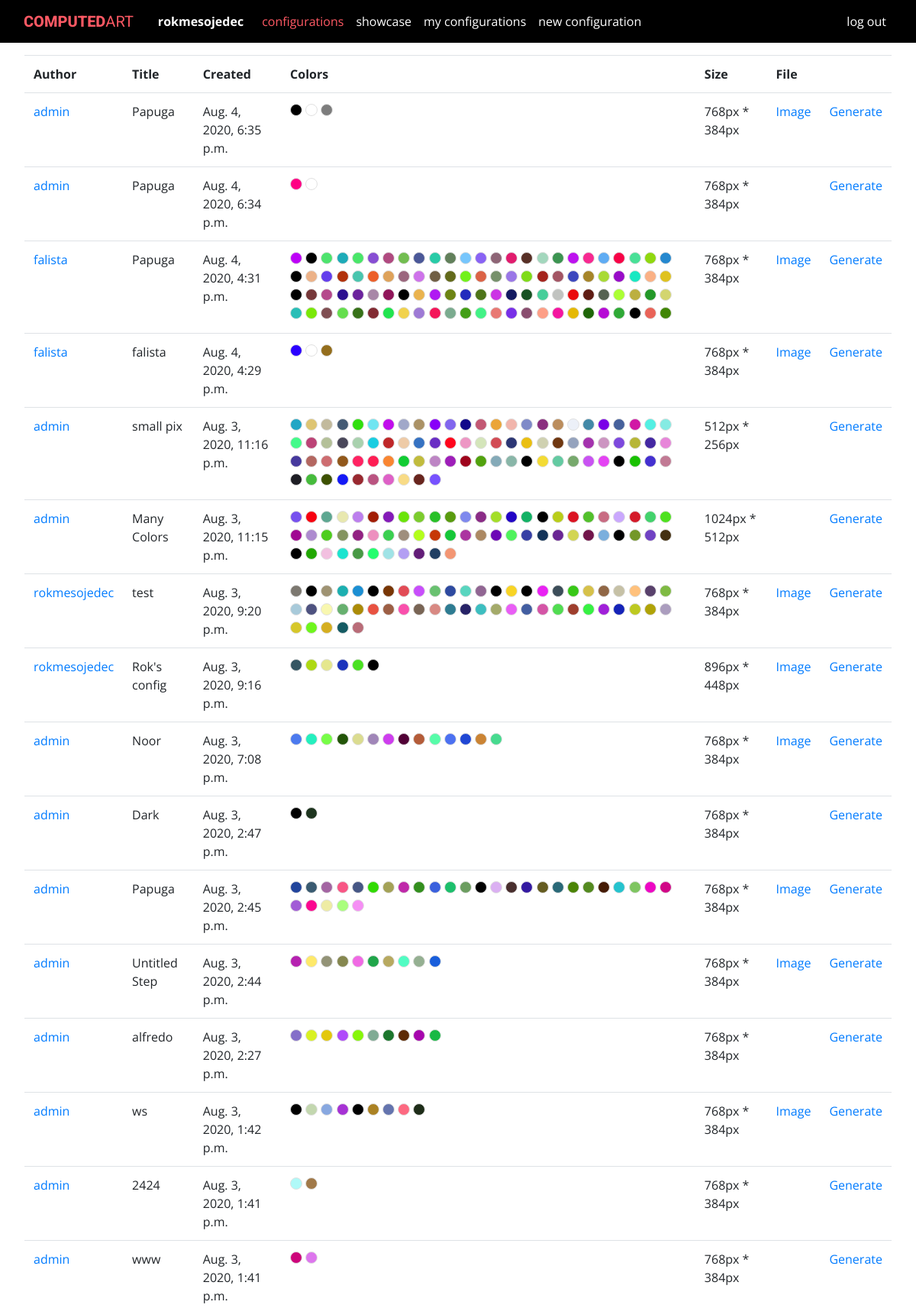
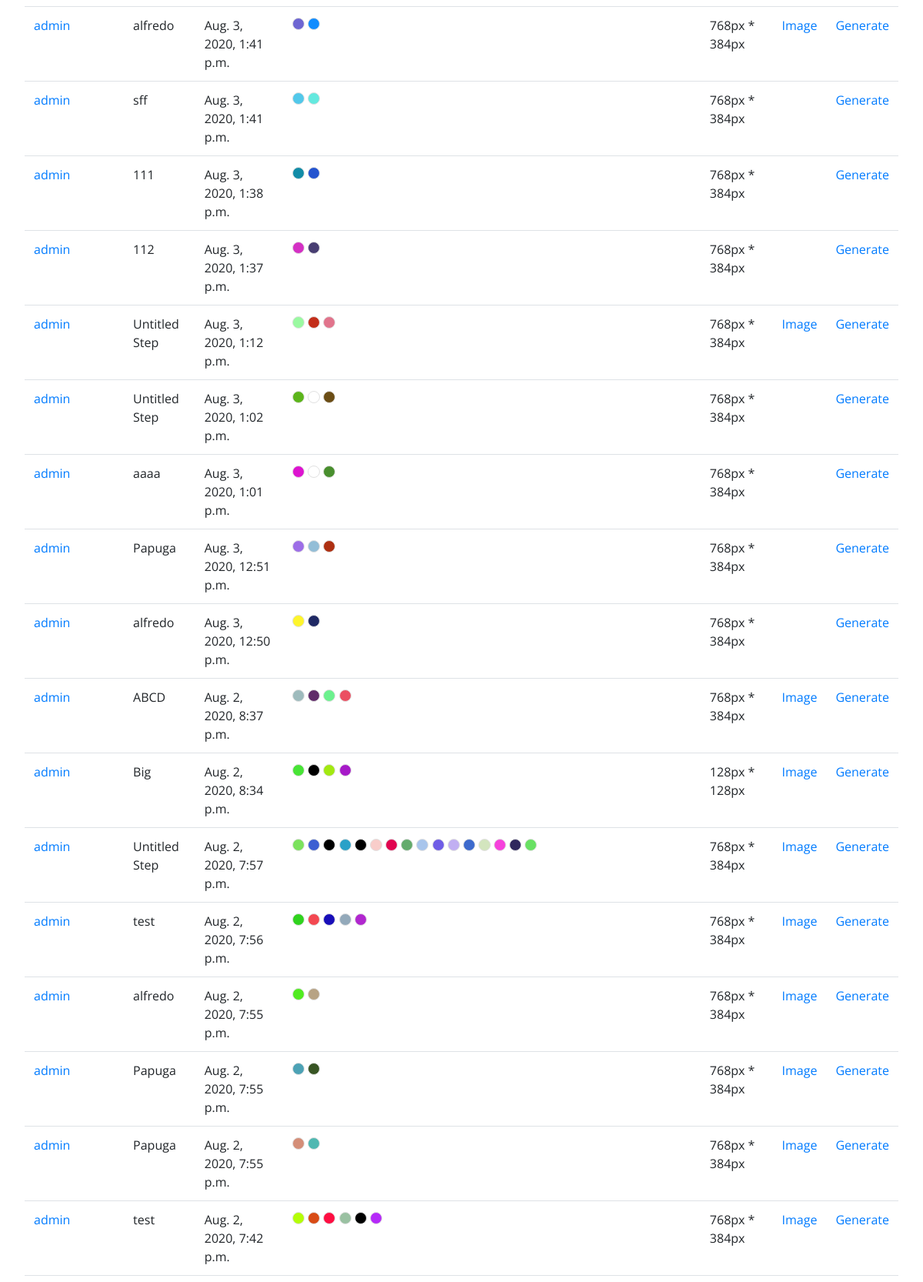
The app's page /config (signed in, upper part) with its own data (2 pictures, top to bottom).
### computedart/models.py (models this page shows)
class User(AbstractUser):
    pass

class Configuration(models.Model):
    author = models.ForeignKey(
        User, on_delete=models.CASCADE, related_name="listing_author", editable=False
    )
    title = models.CharField(max_length=256)
    square_size = models.PositiveSmallIntegerField(
        validators=[MinValueValidator(4), MaxValueValidator(200)]
    )
    grid_width = models.PositiveSmallIntegerField(
        validators=[MinValueValidator(1), MaxValueValidator(1000)]
    )
    grid_height = models.PositiveSmallIntegerField(
        validators=[MinValueValidator(1), MaxValueValidator(1000)]
    )
    circle_chance = models.PositiveSmallIntegerField(
        validators=[MinValueValidator(0), MaxValueValidator(100)]
    )
    color_chance = models.PositiveSmallIntegerField(
        validators=[MinValueValidator(0), MaxValueValidator(100)]
    )
    created = models.DateTimeField(auto_now_add=True, blank=True)
    image_file = models.ImageField(upload_to="images/%Y/%m/%d/", blank=True, null=True)
    animate = models.BooleanField()

class Color(models.Model):
    configuration = models.ForeignKey(
        Configuration, on_delete=models.CASCADE, related_name="config_color"
    )
    color = models.CharField(max_length=100)

### computedart/views.py (the view)
# urls.py: path("config", views.config, name="config"),
def config(request):
    configs = Configuration.objects.order_by("-created")
    process_configs(configs)
    return render(
        request,
        "computedart/index.html",
        {"selected": "configurations", "configs": configs},
    )

### computedart/views.py (called while the page is built)
def process_configs(configs):
    for config in configs:
        config.colors = config.config_color.all()
        config.image_width = config.grid_width * config.square_size
        config.image_height = config.grid_height * config.square_size

### computedart/templates/computedart/index.html
{% extends "computedart/layout.html" %}
{% block body %}
    <div>
       {% if configs %}
       <table class="table table-condensed">
         <tr>
            {% if selected != "myconfig" %}
                <th>Author</th>
            {% endif %}
            <th>Title</th>
            <th>Created</th>
            <th>Colors</th>
            <th>Size</th>
            <th>File</th>
            <th></th>
         </tr>
         {% for config in configs %}
         <tr>
            {% if selected != "myconfig" %}
                <td><a href="{% url 'user_configs' user_id=config.author.id %}">{{config.author.username}}</a></td>
            {% endif %}
            <td>{{config.title}}</td>
            <td>{{config.created}}</td>
            <td class="colors-cell">
                {% for color in config.colors %}
                    <div class="color-icon" style="background-color: {{ color.color }}" title="{{ color.color }}"></div>
                {% endfor %}
            </td>
            <td>
                {{ config.image_width }}px * {{ config.image_height }}px
            </td>
            <td>
                {% if config.image_file %}
                    <a href="{{ config.image_file.url }}" >Image</a>
                {% endif %}
            </td>
            <td>
                <a href="{% url 'config' config_id=config.id %}">Generate</a>
            </td>
         </tr>
         {% endfor %}
       </table>
       {% else %}
       <h2>No configurations found ...</h2>
       {% endif %}
    </div>
{% endblock %}

### computedart/templates/computedart/layout.html (shortened to what this page needs)
{% load static %}
<!DOCTYPE html>
<html lang="en">
    <head>
        <link href="{% static 'computedart/css/styles.css' %}" rel="stylesheet">
    </head>
    <body>
        <nav class="navbar navbar-expand-lg navbar-dark bg-dark">
            <div class="container-fluid">
                <a class="navbar-brand" href="{% url 'showcase' %}"><span>COMPUTED</span>ART</a>
                <div class="collapse navbar-collapse" id="navbarToggle">
                    <ul class="navbar-nav mr-auto">
                        {% if user.is_authenticated %}
                            <li class="nav-item">
                                <strong>{{ user.username }}</strong>
                            </li>
                        {% endif %}
                        <li class="nav-item">
                        <a class="nav-link{% if selected == 'configurations' %} selected{% endif %}" href="{% url 'config' %}" >Configurations</a>
                        </li>
                        <li class="nav-item">
                            <a class="nav-link{% if selected == 'showcase' %} selected{% endif %}" href="{% url 'showcase' %}" >Showcase</a>
                        </li>
                        {% if user.is_authenticated %}
                            <li class="nav-item">
                                <a class="nav-link{% if selected == 'myconfig' %} selected{% endif %}" href="{% url 'user_configs' user_id=user.id %}" >My configurations</a>
                            </li>
                            <li class="nav-item">
                                <a class="nav-link{% if selected == 'createconfig' %} selected{% endif %}" href="{% url 'create' %}" >New Configuration</a>
                            </li>
                        {% endif %}
                    </ul>
                    <ul class="navbar-nav">
                        {% if not user.is_authenticated%}
                            <li class="nav-item">
                                <a class="nav-link" href="{% url 'login' %}" >Log In</a>
                            </li>
                            <li class="nav-item">
                                <a class="nav-link" href="{% url 'register' %}">Register</a>
                            </li>
                        {% else %}
                            <li class="nav-item">
                                <a class="nav-link" href="{% url 'logout' %}">Log Out</a>
                            </li>
                        {% endif%}
                    </ul>
                </div>
            </div>
        </nav>
        <div class="body">
            {% block body %}
            {% endblock %}
        </div>
    </body>
</html>

### records on screen
User: username "rokmesojedec"
Configuration: author.username "admin", title "Papuga", created "Aug. 4, 2020, 6:35 p.m.", image_width "768", image_height "384"
Configuration: author.username "admin", title "Papuga", created "Aug. 4, 2020, 6:34 p.m.", image_width "768", image_height "384"
Configuration: author.username "falista", title "Papuga", created "Aug. 4, 2020, 4:31 p.m.", image_width "768", image_height "384"
Configuration: author.username "falista", title "falista", created "Aug. 4, 2020, 4:29 p.m.", image_width "768", image_height "384"
Configuration: author.username "admin", title "small pix", created "Aug. 3, 2020, 11:16 p.m.", image_width "512", image_height "256"
Configuration: author.username "admin", title "Many Colors", created "Aug. 3, 2020, 11:15 p.m.", image_width "1024", image_height "512"
Configuration: author.username "rokmesojedec", title "test", created "Aug. 3, 2020, 9:20 p.m.", image_width "768", image_height "384"
Configuration: author.username "rokmesojedec", title "Rok's config", created "Aug. 3, 2020, 9:16 p.m.", image_width "896", image_height "448"
Configuration: author.username "admin", title "Noor", created "Aug. 3, 2020, 7:08 p.m.", image_width "768", image_height "384"
Configuration: author.username "admin", title "Dark", created "Aug. 3, 2020, 2:47 p.m.", image_width "768", image_height "384"
Configuration: author.username "admin", title "Papuga", created "Aug. 3, 2020, 2:45 p.m.", image_width "768", image_height "384"
Configuration: author.username "admin", title "Untitled Step", created "Aug. 3, 2020, 2:44 p.m.", image_width "768", image_height "384"
Configuration: author.username "admin", title "alfredo", created "Aug. 3, 2020, 2:27 p.m.", image_width "768", image_height "384"
Configuration: author.username "admin", title "ws", created "Aug. 3, 2020, 1:42 p.m.", image_width "768", image_height "384"
Configuration: author.username "admin", title "2424", created "Aug. 3, 2020, 1:41 p.m.", image_width "768", image_height "384"
Configuration: author.username "admin", title "www", created "Aug. 3, 2020, 1:41 p.m.", image_width "768", image_height "384"
Configuration: author.username "admin", title "alfredo", created "Aug. 3, 2020, 1:41 p.m.", image_width "768", image_height "384"
Configuration: author.username "admin", title "sff", created "Aug. 3, 2020, 1:41 p.m.", image_width "768", image_height "384"
Configuration: author.username "admin", title "111", created "Aug. 3, 2020, 1:38 p.m.", image_width "768", image_height "384"
Configuration: author.username "admin", title "112", created "Aug. 3, 2020, 1:37 p.m.", image_width "768", image_height "384"
Configuration: author.username "admin", title "Untitled Step", created "Aug. 3, 2020, 1:12 p.m.", image_width "768", image_height "384"
Configuration: author.username "admin", title "Untitled Step", created "Aug. 3, 2020, 1:02 p.m.", image_width "768", image_height "384"
Configuration: author.username "admin", title "aaaa", created "Aug. 3, 2020, 1:01 p.m.", image_width "768", image_height "384"
Configuration: author.username "admin", title "Papuga", created "Aug. 3, 2020, 12:51 p.m.", image_width "768", image_height "384"
Configuration: author.username "admin", title "alfredo", created "Aug. 3, 2020, 12:50 p.m.", image_width "768", image_height "384"
Configuration: author.username "admin", title "ABCD", created "Aug. 2, 2020, 8:37 p.m.", image_width "768", image_height "384"
Configuration: author.username "admin", title "Big", created "Aug. 2, 2020, 8:34 p.m.", image_width "128", image_height "128"
Configuration: author.username "admin", title "Untitled Step", created "Aug. 2, 2020, 7:57 p.m.", image_width "768", image_height "384"
Configuration: author.username "admin", title "test", created "Aug. 2, 2020, 7:56 p.m.", image_width "768", image_height "384"
Configuration: author.username "admin", title "alfredo", created "Aug. 2, 2020, 7:55 p.m.", image_width "768", image_height "384"
Configuration: author.username "admin", title "Papuga", created "Aug. 2, 2020, 7:55 p.m.", image_width "768", image_height "384"
Configuration: author.username "admin", title "Papuga", created "Aug. 2, 2020, 7:55 p.m.", image_width "768", image_height "384"
Configuration: author.username "admin", title "test", created "Aug. 2, 2020, 7:42 p.m.", image_width "768", image_height "384"
